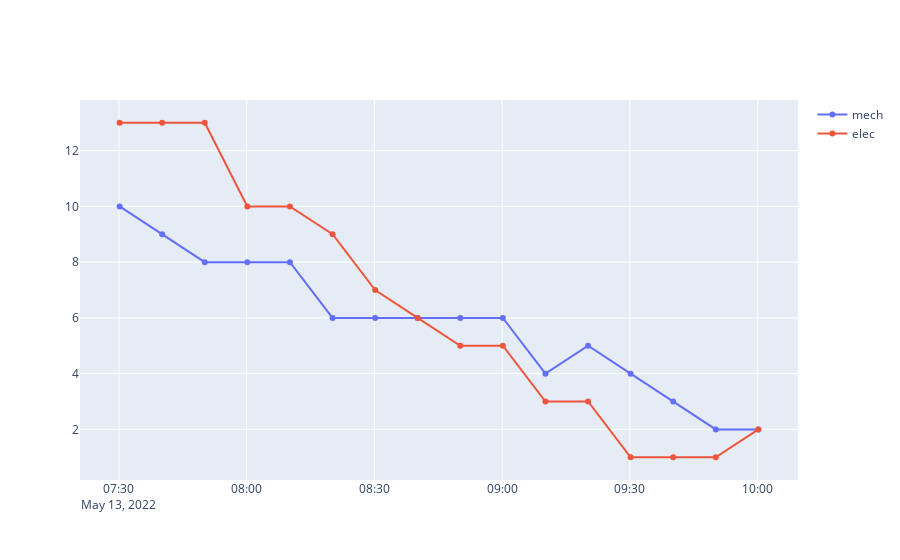

The cell this chart's notebook holds for it:
### Code cell
# Vendredi
plot_bikes("2022-05-13", "21209")
